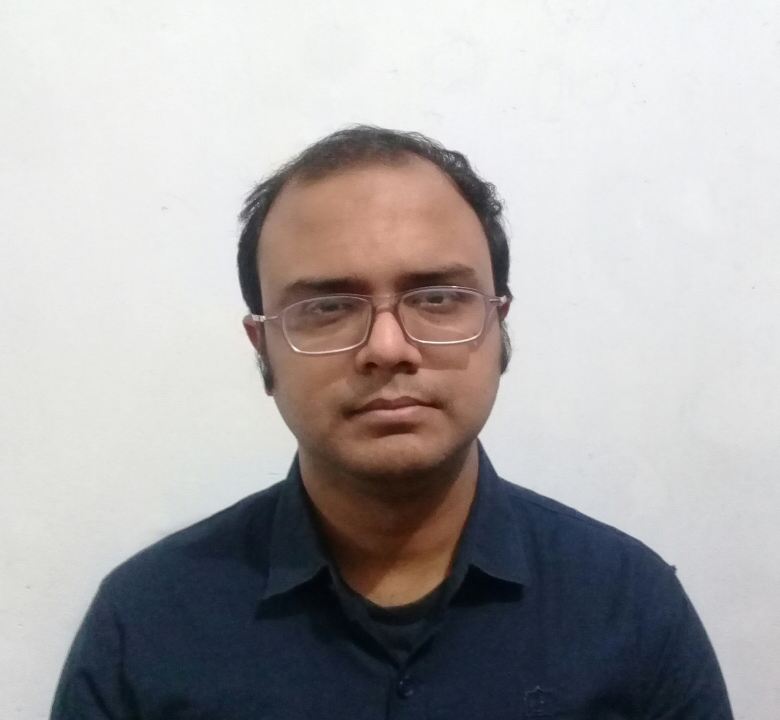
#> input picture bangladeshBank/Face.jpg, 2339 x 2160 px (shown at 1/3 size)
$ python imageBackgroundCleaning.py
#> lines starting #> are read from the running program, lines starting #| are printed output that depends on the picture
import cv2
from PIL import Image

img = cv2.imread('Face.jpg')
#> img is the input picture: shape (2160, 2339, 3); mean B, G, R 168.9, 168.3, 171.2

Row = 300
Col = 300
threshold = 180
img = cv2.resize(img, (Col, Row))
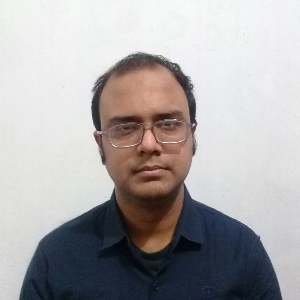
#> img: shape (300, 300, 3); mean B, G, R 168.8, 168.2, 171.1

for row in range(Row):
    for col in range(Col):
        if img[row][col][0] > threshold and img[row][col][1] > threshold and img[row][col][2] > threshold:
        #if (img[row][col][0] + img[row][col][1] + img[row][col][2])/3 > threshold:
            img[row][col][0] = 255
            img[row][col][1] = 255
            img[row][col][2] = 255
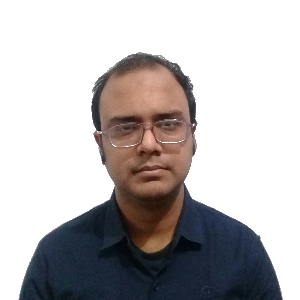
#> img: shape (300, 300, 3); mean B, G, R 183.5, 182.9, 186.4

fileName = 'asdf.jpg'
cv2.imwrite(fileName, img)

cv2.imshow('image',img)
cv2.waitKey(0)
